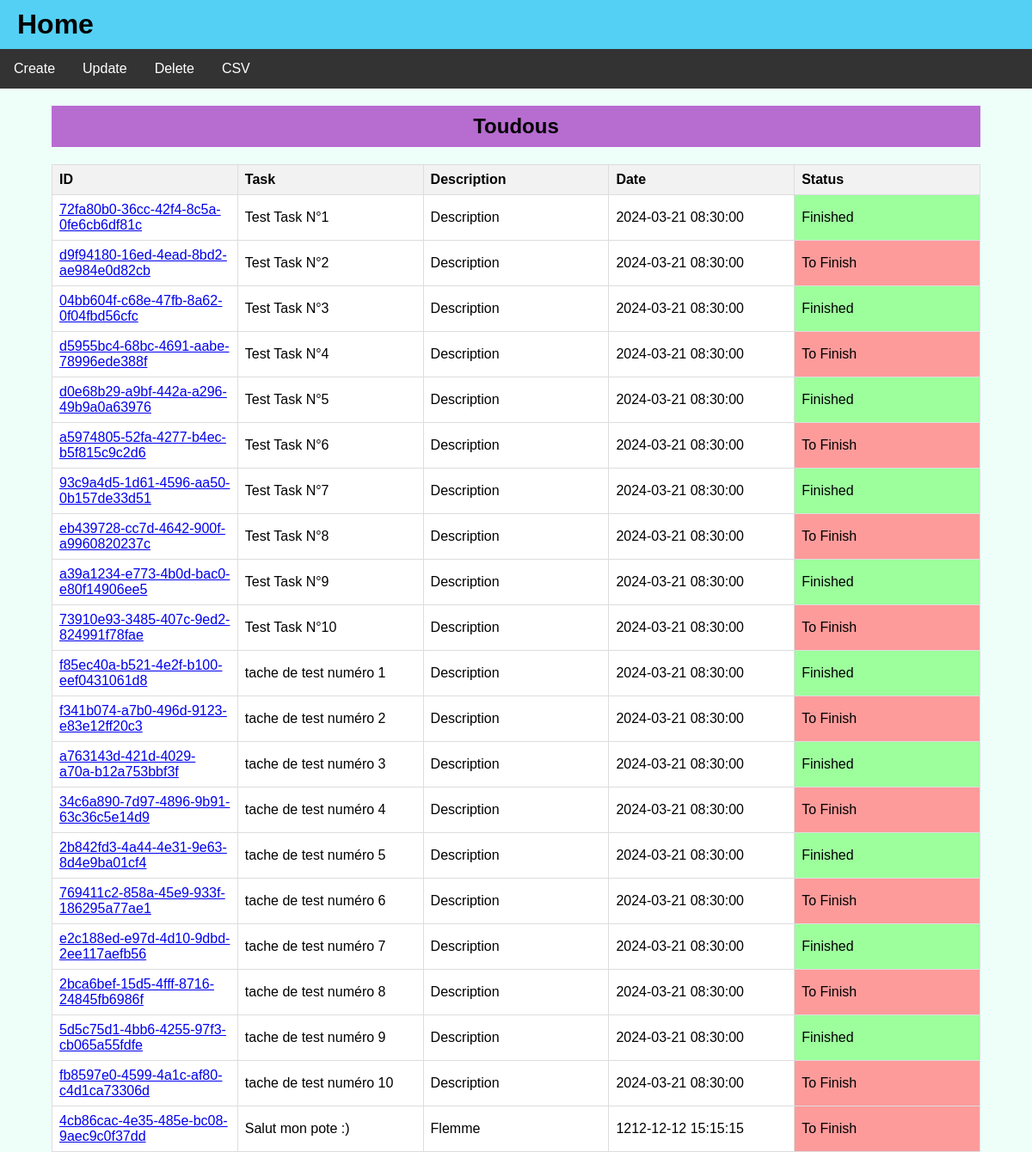
Before: / with the older database file.
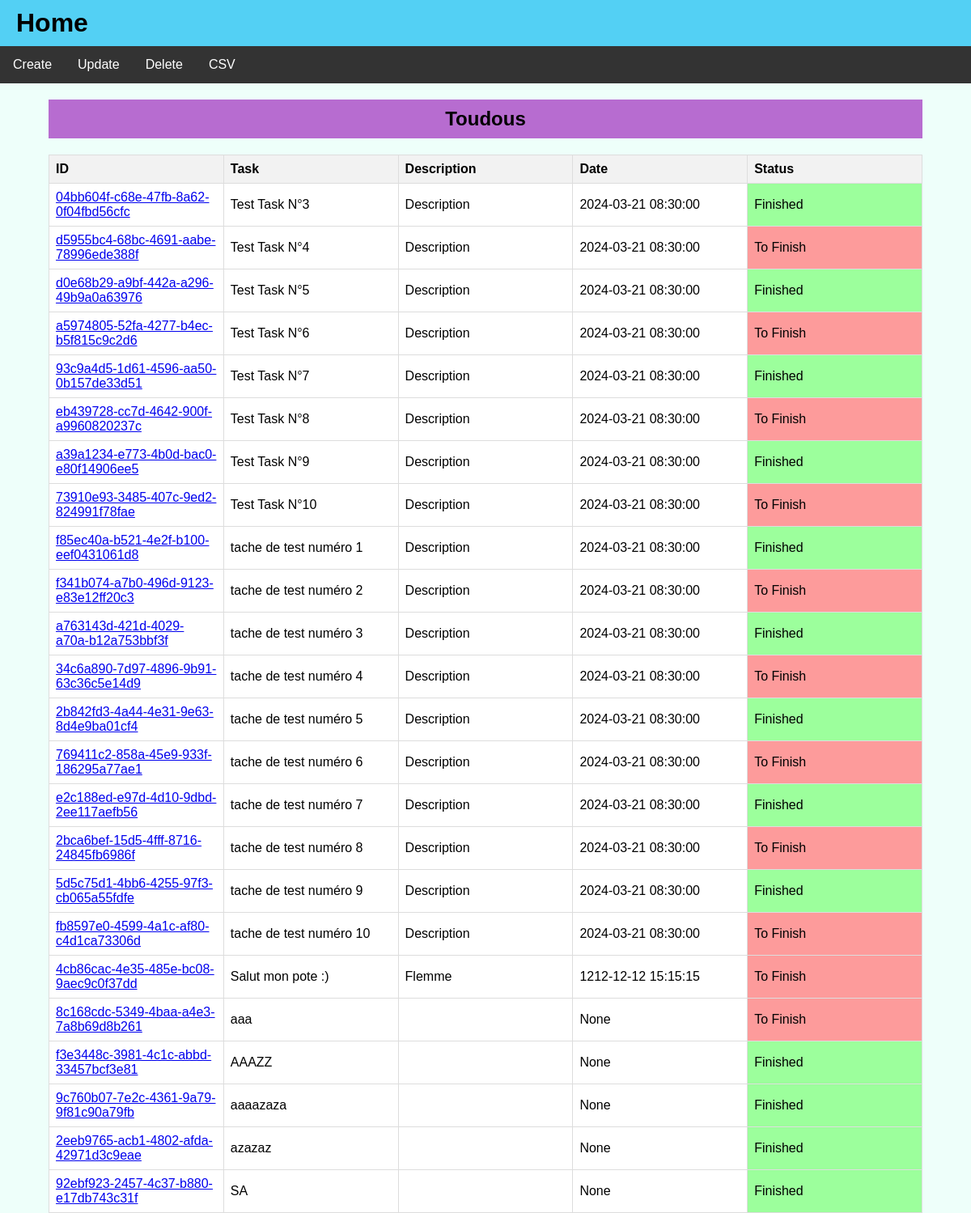
After: the same page with the newer database file.
### tables this page shows
CREATE TABLE toudou (
	id CHAR(32) NOT NULL, 
	task VARCHAR NOT NULL, 
	description VARCHAR, 
	enddate DATETIME, 
	status BOOLEAN NOT NULL, 
	PRIMARY KEY (id)
);

### src/toudou/views.py (the view)
@app.route('/')
def index():
    todos = models.getAllTasks()
    return render_template("index.html", todos=todos)

### src/toudou/models.py (called while the page is built)
def init_db() -> None:
    if not db_exists():
        metadata.create_all(engine)

def db_exists():
    return os.path.exists(db_url)

def getAllTasks() -> list:
    init_db()
    with engine.begin() as conn:
        stmt = todos_table.select()
        result = conn.execute(stmt)
        todos = []
        for row in result.fetchall():
            todo = Todo(
                id=row[0],
                task=row[1],
                description=row[2],
                date=row[3],
                status=row[4]
            )
            todos.append(todo)
        return todos

### src/toudou/templates/index.html (shortened to what this page needs)
<!DOCTYPE html>
<html lang="en">
<head>
    <link rel="stylesheet" href="../static/styles.css">
</head>
<body>
    {% include 'toudou-navbar.html' %}
    <div class="table-container-index">
        <h2 class="toudous-table-title">Toudous</h2>
        {% include 'toudou-table.html' %}
    </div>
</body>
</html>

### src/toudou/templates/toudou-navbar.html
<h1><a href="{{ url_for('index') }}">Home</a></h1>
<nav>
    <ul>
        <li><a href="{{ url_for('show_create_form') }}">Create</a></li>
        <li><a href="{{ url_for('show_update_form') }}">Update</a></li>
        <li><a href="{{ url_for('show_delete_form') }}">Delete</a></li>
        <li><a href="{{ url_for('viewCSV') }}">CSV</a></li>
    </ul>
</nav>

### src/toudou/templates/toudou-table.html
<table id="taskTable">
    <thead>
        <tr>
            <th>ID</th>
            <th>Task</th>
            <th>Description</th>
            <th>Date</th>
            <th>Status</th>
        </tr>
    </thead>
    <tbody>
        {% for todo in todos %}
        <tr>
            <td><a href="{{ url_for('viewTodo', todoid=todo.id) }}">{{ todo.id }}</a></td>
            <td>{{ todo.task }}</td>
            <td>{{ todo.description }}</td>
            <td>{{ todo.date }}</td>
            <td class="{% if todo.status == false %} to-finish {% else %} finished {% endif %}">                {% if todo.status == false %}
                    To Finish
                {% else %}
                    Finished
                {% endif %}
            </td>
        </tr>
        {% endfor %}
    </tbody>
</table>

### src/toudou/static/styles.css (style rules this page uses)
body { font-family: Arial, sans-serif; margin: 0; padding: 0; background: #eefffa; }
h1 { background: #53d0f4; padding: 10px 10px 10px 20px; margin: 0; }
h1 > a { text-decoration: none; color:initial; }
.table-container-index { width: 90%; margin: 0 auto; }
table { width: 100%; border-collapse: collapse; table-layout: fixed; }
th, td { background: white; border: 1px solid #ddd; padding: 8px; text-align: left; max-width: 200px; overflow: hidden; white-space: nowrap; text-overflow: ellipsis; }
td:first-child { white-space: normal; text-overflow: initial; }
th { background-color: #f2f2f2; }
h2.toudous-table-title { background: #b76cd0; padding: 10px; text-align: center; }
nav { background-color: #333; overflow: hidden; }
nav ul { list-style-type: none; margin: 0; padding: 0; }
nav ul li { float: left; }
nav ul li a { display: block; color: white; text-align: center; padding: 14px 16px; text-decoration: none; }
.finished { background-color: #9cff9c; }
.to-finish { background-color: #fd9b9b; }

Changed rows visible on the page:
removed toudou: id "72fa80b0-36cc-42f4-8c5a-0fe6cb6df81c", task "Test Task N°1", description "Description", date "2024-03-21 08:30:00", status "Finished"
removed toudou: id "d9f94180-16ed-4ead-8bd2-ae984e0d82cb", task "Test Task N°2", description "Description", date "2024-03-21 08:30:00", status "To Finish"
added toudou: id "8c168cdc-5349-4baa-a4e3-7a8b69d8b261", task "aaa", date "None", status "To Finish"
added toudou: id "f3e3448c-3981-4c1c-abbd-33457bcf3e81", task "AAAZZ", date "None", status "Finished"
added toudou: id "9c760b07-7e2c-4361-9a79-9f81c90a79fb", task "aaaazaza", date "None", status "Finished"
added toudou: id "2eeb9765-acb1-4802-afda-42971d3c9eae", task "azazaz", date "None", status "Finished"
added toudou: id "92ebf923-2457-4c37-b880-e17db743c31f", task "SA", date "None", status "Finished"
